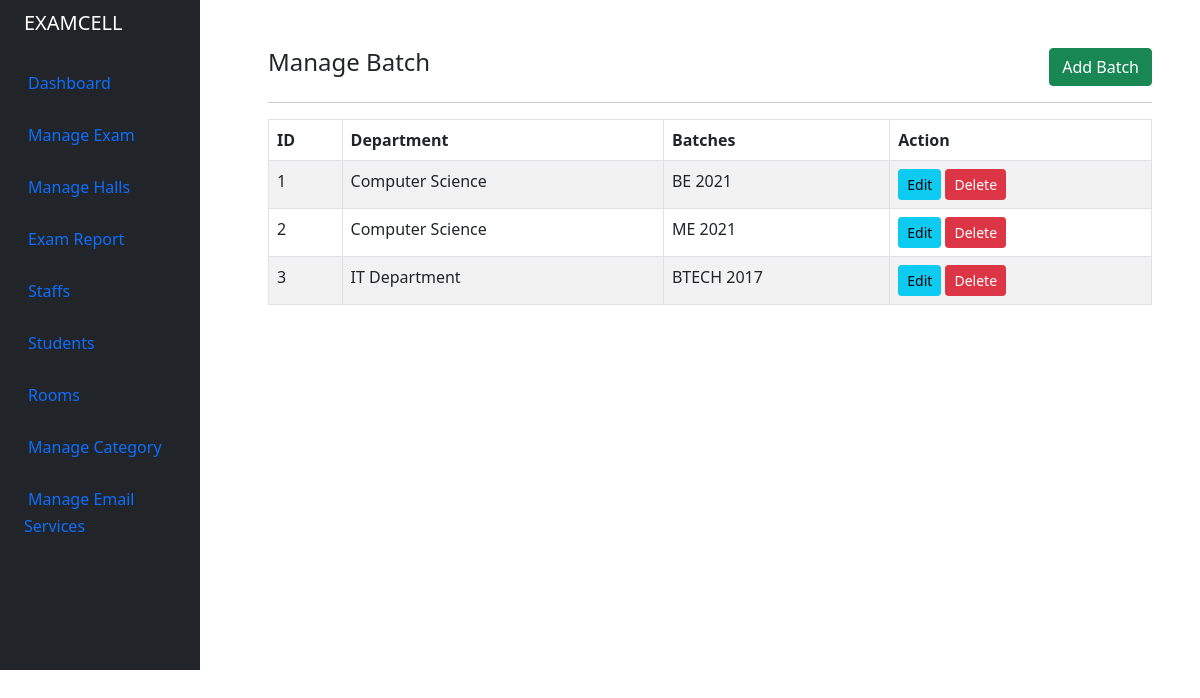
Page /admin/batch.php (signed in) on the earlier database version.
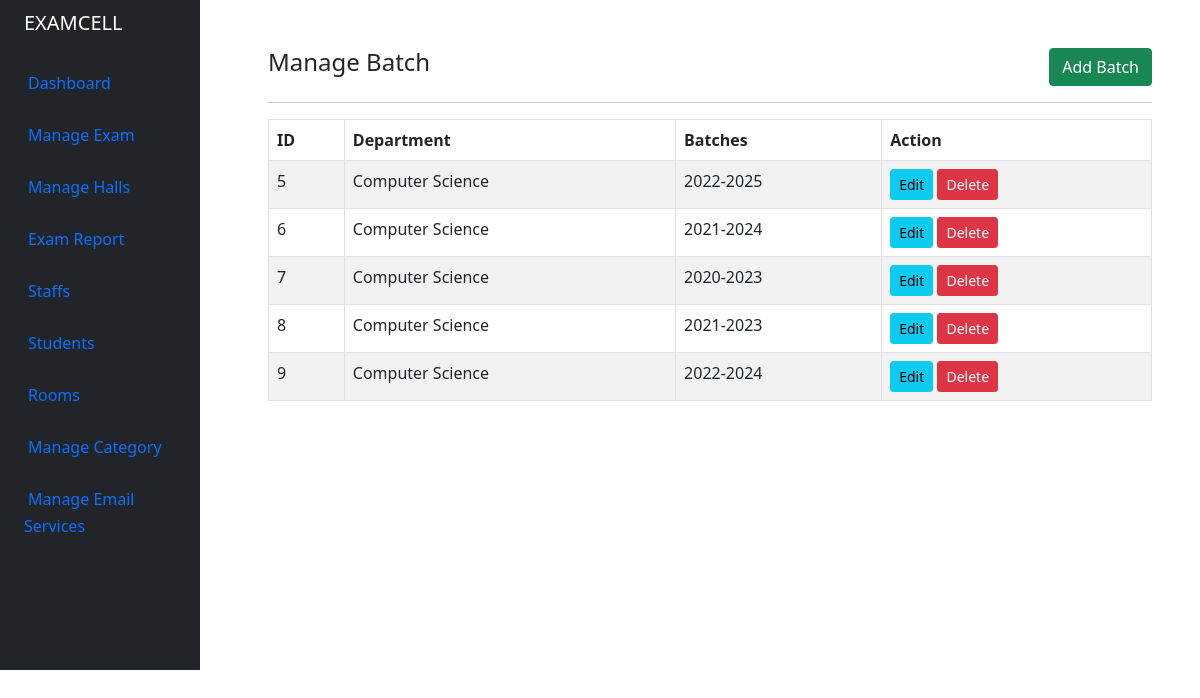
Same page on the later database version.
### tables this page shows
CREATE TABLE `tbl_batch` (
  `id` int(11) NOT NULL,
  `dept` int(11) NOT NULL,
  `batchyear` varchar(100) NOT NULL
);

CREATE TABLE `tbl_department` (
  `id` int(11) NOT NULL,
  `deptname` varchar(100) NOT NULL,
  `deptslug` varchar(100) NOT NULL
);

### admin/batch.php (the view, shortened to what this page needs)
<?php
include '../helpers/basic_helper.php';
if (isset($_SESSION['email']) && isset($_SESSION['id'])) {
    echo site_header();
?>
    <div class="container-fluid">
        <div class="row flex-nowrap">
            <?php echo site_navbar(); ?>
            <div class="after-side-content col py-5 px-5">
                <div class="row">
                    <div class="col-md-8">
                            <h4>Manage Batch</h4>
                    </div>
                    <div class="col-md-4">
                        <a href="batch_create_edit.php" class="btn btn-success rounded float-end">Add Batch</a>
                    </div>
                </div>
                <div>
                    <hr>
                    <table class="table table-bordered table-striped">
                        <thead>
                            <tr>
                                <th>ID</th>
                                <th>Department</th>
                                <th>Batches</th>
                                <th>Action</th>
                            </tr>
                        </thead>
                        <tbody>
                            <?php
                            $query = "SELECT tbl_batch.id as id, tbl_batch.batchyear as batchyear, tbl_department.deptname as deptname FROM tbl_batch INNER JOIN tbl_department ON tbl_department.id = tbl_batch.dept";
                            $query_run = mysqli_query($conn, $query);
                            if (mysqli_num_rows($query_run) > 0) {
                                foreach ($query_run as $batch) {
                            ?>
                                    <tr>
                                        <td><?= $batch['id']; ?></td>
                                        <td><?= $batch['deptname']; ?></td>
                                        <td><?= $batch['batchyear']; ?></td>
                                        <td>
                                            <a href="batch_create_edit.php?id=<?= $batch['id']; ?>" class="btn btn-info btn-sm">Edit</a>
                                            <form action="controller.php" method="POST" class="d-inline">
                                                <button type="submit" name="delete_batch" value="<?= $batch['id']; ?>" class="btn btn-danger btn-sm">Delete</button>
                                            </form>
                                        </td>
                                    </tr>
                            <?php
                                }
                            } else {
                                echo "<h5> No Record Found </h5>";
                            }
                            ?>
                        </tbody>
                    </table>
                </div>
            </div>
        </div>
    </div>
<?php
    echo site_footer();
} else {
    header("Location: index.php");
}

### helpers/basic_helper.php (shortened to what this page needs)
<?php
function site_header() {
    $header =  "<!DOCTYPE html>
    <html lang='en'>
    <head>
        <meta charset='UTF-8'>
        <title>Examcell</title>
        <link href='../assets/bootstrap/css/bootstrap.min.css' rel='stylesheet'>
        <link rel='stylesheet' href='https://cdnjs.cloudflare.com/ajax/libs/font-awesome/4.7.0/css/font-awesome.min.css'>
        <link rel='stylesheet' href='../assets/styles.css'>
    </head>
    <body>
    <div class='container d-flex'>
    ";
    return $header;
}
function site_footer() {
    return "
    </div>
    </body>
    <script src='../assets/bootstrap/js/bootstrap.bundle.min.js'></script>
    <script src='../assets/jquery.min.js'></script>
    <link rel='stylesheet' type='text/css' href='../assets/datetimepicker/jquery.datetimepicker.css'/ >
    <script src='../assets/datetimepicker/build/jquery.datetimepicker.full.min.js'></script>
    <script src='../assets/jquery_validation/dist/jquery.validate.js'></script>
    <script src='../assets/scripts.js'></script>
    </html>";
}
function get_menu_item()
{
    $content = "";
    if ($_SESSION['admin']) {
        $content .= "
            <li class='nav-item'>
                <a href='dashboard.php' class='nav-link align-middle px-0'>
                    <i class='fs-4 bi-house'></i> <span class='ms-1 d-none d-sm-inline'>Dashboard</span>
                </a>
            </li>
            <li class='nav-item'>
                <a href='exams.php' class='nav-link align-middle px-0'>
                    <i class='fs-4 bi-house'></i> <span class='ms-1 d-none d-sm-inline'>Manage Exam</span>
                </a>
            </li>
            <li class='nav-item'>
                <a href='halls.php' class='nav-link align-middle px-0'>
                    <i class='fs-4 bi-house'></i> <span class='ms-1 d-none d-sm-inline'>Manage Halls</span>
                </a>
            </li>
            <li class='nav-item'>
                <a href='exam_report.php' class='nav-link align-middle px-0'>
                    <i class='fs-4 bi-house'></i> <span class='ms-1 d-none d-sm-inline'>Exam Report</span>
                </a>
            </li>
            <li class='nav-item'>
                <a href='staff.php' class='nav-link align-middle px-0'>
                    <i class='fs-4 bi-house'></i> <span class='ms-1 d-none d-sm-inline'>Staffs</span>
                </a>
            </li>
            <li class='nav-item'>
                <a href='student.php' class='nav-link align-middle px-0'>
                    <i class='fs-4 bi-house'></i> <span class='ms-1 d-none d-sm-inline'>Students</span>
                </a>
            </li>
            <li class='nav-item'>
                <a href='room.php' class='nav-link align-middle px-0'>
                    <i class='fs-4 bi-house'></i> <span class='ms-1 d-none d-sm-inline'>Rooms</span>
                </a>
            </li>
            <li>
                <a href='#submenu1' data-bs-toggle='collapse' class='nav-link px-0 align-middle'>
                    <i class='fs-4 bi-speedometer2'></i> <span class='ms-1 d-none d-sm-inline'>Manage Category</span> </a>
            </li>
            <li class='nav-item'>
                <a href='email_services.php' class='nav-link align-middle px-0'>
                    <i class='fs-4 bi-house'></i> <span class='ms-1 d-none d-sm-inline'>Manage Email Services</span>
                </a>
            </li>";
    }
    return $content;
}
function site_navbar()
{
    return "
    <div class='col-auto col-md-3 col-xl-2 px-sm-2 px-0 bg-dark' style='position:fixed;overflow-y:auto;height:670px;'>
        <div class='d-flex flex-column align-items-center align-items-sm-start px-3 pt-2 text-white min-vh-100'>
            <a href='/' class='d-flex align-items-center pb-3 mb-md-0 me-md-auto text-white text-decoration-none'>
                <span class='fs-5 d-none d-sm-inline'>EXAMCELL</span>
            </a>
            <ul class='nav nav-pills flex-column mb-sm-auto mb-0 align-items-center align-items-sm-start' id='menu'>
            ".get_menu_item()."
            </ul>
            <hr>
            <div class='dropdown pb-4'>
                <a href='#' class='d-flex align-items-center text-white text-decoration-none dropdown-toggle' id='dropdownUser1' data-bs-toggle='dropdown' aria-expanded='false'>
                    <img src='../assets/images/avatar.png' alt='hugenerd' width='30' height='30' class='rounded-circle'>
                    <span class='d-none d-sm-inline mx-1'>".$_SESSION['firstname']."</span>
                </a>
                <ul class='dropdown-menu dropdown-menu-dark text-small shadow'>
                    <li><a class='dropdown-item' href='#'>Settings</a></li>
                    <li><a class='dropdown-item' href='#'>Profile</a></li>
                    <li>
                        <hr class='dropdown-divider'>
                    </li>
                    <li><a class='dropdown-item' href='logout.php'>Sign out</a></li>
                </ul>
            </div>
        </div>
    </div>
    ";
}

### assets/styles.css (style rules this page uses)
.container { padding: 0px; margin: 0px; }
.after-side-content { margin-left: 220px !important; }
@media (min-width: 992px) { .container { padding: 0px !important ; margin: 0px !important ; max-width: initial !important; } }

Differences in the rows shown:
removed tbl_batch: id "1", tbl_department.deptname "Computer Science", batchyear "BE 2021"
removed tbl_batch: id "2", tbl_department.deptname "Computer Science", batchyear "ME 2021"
removed tbl_batch: id "3", tbl_department.deptname "IT Department", batchyear "BTECH 2017"
added tbl_batch: id "5", tbl_department.deptname "Computer Science", batchyear "2022-2025"
added tbl_batch: id "6", tbl_department.deptname "Computer Science", batchyear "2021-2024"
added tbl_batch: id "7", tbl_department.deptname "Computer Science", batchyear "2020-2023"
added tbl_batch: id "8", tbl_department.deptname "Computer Science", batchyear "2021-2023"
added tbl_batch: id "9", tbl_department.deptname "Computer Science", batchyear "2022-2024"
